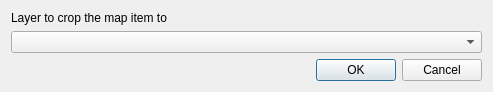
<?xml version="1.0" encoding="UTF-8"?>
<ui version="4.0">
 <class>ItemMapCropperDialogBase</class>
 <widget class="QDialog" name="ItemMapCropperDialogBase">
  <property name="geometry">
   <rect>
    <x>0</x>
    <y>0</y>
    <width>493</width>
    <height>88</height>
   </rect>
  </property>
  <property name="windowTitle">
   <string>Select crop layer</string>
  </property>
  <layout class="QVBoxLayout" name="verticalLayout">
   <item>
    <widget class="QLabel" name="label">
     <property name="text">
      <string>Layer to crop the map item to</string>
     </property>
    </widget>
   </item>
   <item>
    <widget class="QgsMapLayerComboBox" name="mMapLayerComboBox"/>
   </item>
   <item>
    <widget class="QDialogButtonBox" name="button_box">
     <property name="orientation">
      <enum>Qt::Horizontal</enum>
     </property>
     <property name="standardButtons">
      <set>QDialogButtonBox::Cancel|QDialogButtonBox::Ok</set>
     </property>
    </widget>
   </item>
  </layout>
 </widget>
 <customwidgets>
  <customwidget>
   <class>QgsMapLayerComboBox</class>
   <extends>QComboBox</extends>
   <header>qgsmaplayercombobox.h</header>
  </customwidget>
 </customwidgets>
 <resources/>
 <connections>
  <connection>
   <sender>button_box</sender>
   <signal>accepted()</signal>
   <receiver>ItemMapCropperDialogBase</receiver>
   <slot>accept()</slot>
   <hints>
    <hint type="sourcelabel">
     <x>20</x>
     <y>20</y>
    </hint>
    <hint type="destinationlabel">
     <x>20</x>
     <y>20</y>
    </hint>
   </hints>
  </connection>
  <connection>
   <sender>button_box</sender>
   <signal>rejected()</signal>
   <receiver>ItemMapCropperDialogBase</receiver>
   <slot>reject()</slot>
   <hints>
    <hint type="sourcelabel">
     <x>20</x>
     <y>20</y>
    </hint>
    <hint type="destinationlabel">
     <x>20</x>
     <y>20</y>
    </hint>
   </hints>
  </connection>
 </connections>
</ui>
